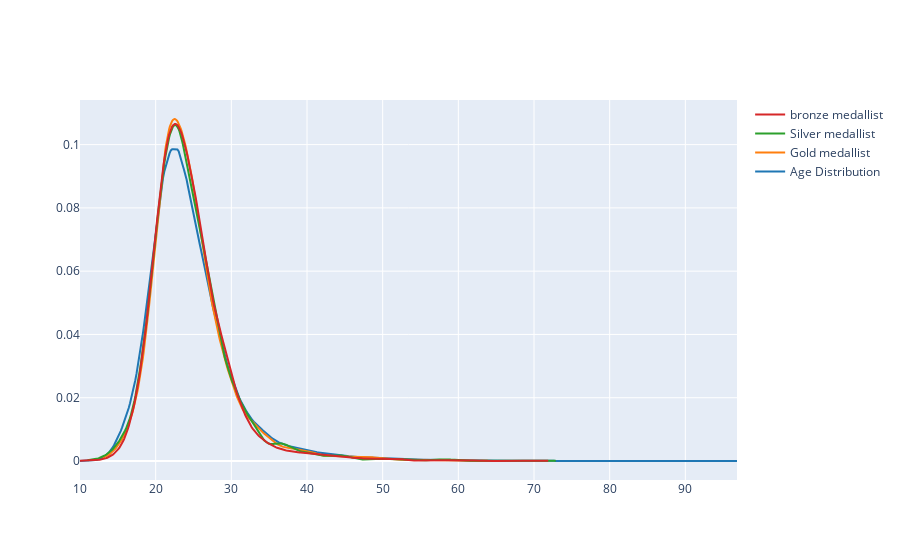

Notebook code cell kept with this figure:
### Code cell
athlete_df=S_df.drop_duplicates(subset=['Name','region'])
x=[athlete_df['Age'].dropna(), athlete_df[athlete_df['Medal']=='Gold']['Age'].dropna(), athlete_df[athlete_df['Medal']=='Silver']['Age'].dropna() , athlete_df[athlete_df['Medal']=='Bronze']['Age'].dropna()]

fig=ff.create_distplot([x[0],x[1],x[2],x[3]],['Age Distribution','Gold medallist','Silver medallist','bronze medallist'],show_hist=False,show_rug=False)
fig.show()

### Figure 1 — Plotly figure (JSON) as saved in the notebook; plotly's stock layout.template omitted (floating-point values rounded to 4 significant figures; data arrays with more than 128 entries replaced by an {"elided": "..."} marker saying what was removed)
{"data": [{"legendgroup": "Age Distribution", "marker": {"color": "rgb(31, 119, 180)"}, "mode": "lines", "name": "Age Distribution", "showlegend": true, "type": "scatter", "x": {"elided": "500 float values"}, "xaxis": "x", "y": {"elided": "500 float values"}, "yaxis": "y"}, {"legendgroup": "Gold medallist", "marker": {"color": "rgb(255, 127, 14)"}, "mode": "lines", "name": "Gold medallist", "showlegend": true, "type": "scatter", "x": {"elided": "500 float values"}, "xaxis": "x", "y": {"elided": "500 float values"}, "yaxis": "y"}, {"legendgroup": "Silver medallist", "marker": {"color": "rgb(44, 160, 44)"}, "mode": "lines", "name": "Silver medallist", "showlegend": true, "type": "scatter", "x": {"elided": "500 float values"}, "xaxis": "x", "y": {"elided": "500 float values"}, "yaxis": "y"}, {"legendgroup": "bronze medallist", "marker": {"color": "rgb(214, 39, 40)"}, "mode": "lines", "name": "bronze medallist", "showlegend": true, "type": "scatter", "x": {"elided": "500 float values"}, "xaxis": "x", "y": {"elided": "500 float values"}, "yaxis": "y"}], "layout": {"barmode": "overlay", "hovermode": "closest", "legend": {"traceorder": "reversed"}, "xaxis": {"anchor": "y2", "domain": [0, 1], "zeroline": false}, "yaxis": {"anchor": "free", "domain": [0, 1], "position": 0}}}
